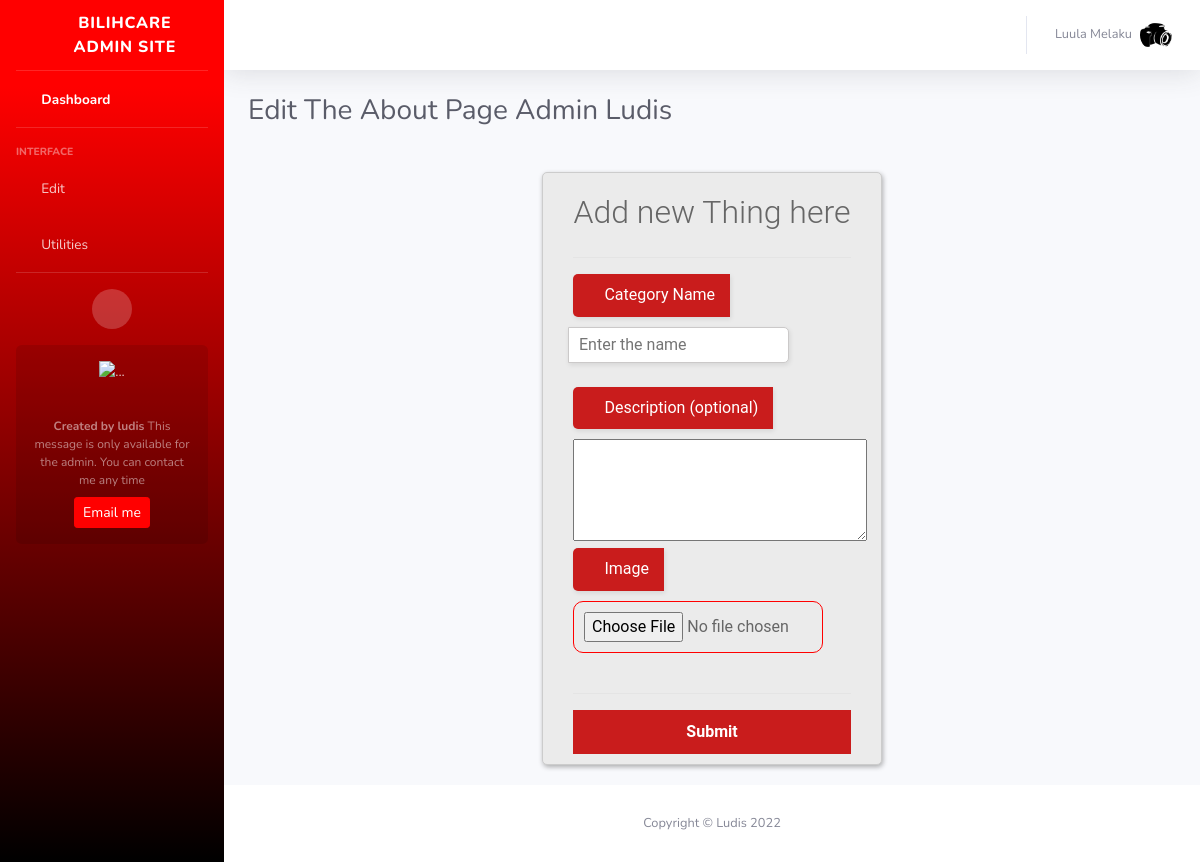
Page /admin-page/new (signed in) on the committed database.
### repair/models.py (models this page shows, shortened)
class Webpack(models.Model):
    name = models.CharField(max_length=255,null=True,blank=True)
    icon = models.ImageField(null=True)
    email = models.EmailField(null=True,blank=True)
    tiktok = models.CharField(max_length=2555,null=True,blank=True)
    instagram = models.CharField(max_length=2555,null=True,blank=True)
    facebook = models.CharField(max_length=2555,null=True,blank=True)
    telegram = models.CharField(max_length=2555,null=True,blank=True)
    whatsup = models.CharField(max_length=2555,null=True,blank=True)
    youtube = models.CharField(max_length=2555,null=True,blank=True)
    twitter = models.CharField(max_length=2555,null=True,blank=True)
    address = models.CharField(max_length=255,null=True,blank=True)
    phone = models.CharField(max_length=255,null=True,blank=True)

class Profile(models.Model):
    user = models.OneToOneField(User,null=True,on_delete=models.CASCADE)
    phone = models.CharField(max_length=255,null=True,blank=True)
    profile_pic = models.ImageField(null=True,blank=True,upload_to="media/upload")
    is_manager = models.BooleanField(default=False)

### repair/views.py (the view, shortened to what this page needs)
# urls.py: path('admin-page/new',views.new, name='new'),
@login_required(login_url='login')
def new(request):
    User = request.user
    web = Webpack.objects.get(id=1)
    ab = New.objects.all()
    pp = Profile.objects.get(user=User.id)
    prob = Model.objects.all()
    context = {
        'web':web,
        'prob':prob,
        'User':User,
        'ab':ab,
        'pp':pp,
    }
    return render(request,"admin-page/new.html",context)

### repair/templates/admin-page/new.html (shortened to what this page needs)
{% extends 'admin-page/base.html' %}
{% block main %}
 <div class="d-sm-flex align-items-center justify-content-between mb-4">
    <h1 class="h3 mb-0 text-gray-800">Edit The About Page Admin {{User.username}}</h1>
</div>
<div id="main-container">
  <div class="elts">
    <div class="main-block">
      <h1>Add new Thing here</h1>
      <form method="POST" enctype="multipart/form-data">
        <hr>
        <label id="icon" for="name"><i class="fas fa-pen"></i> Category Name</label>
        <input type="text" style="margin-top: 10px;" name="one" id="name" placeholder="Enter the name" required/><br><br>
        <label id="icon" for="name"><i class="fas fa-file"></i> Description (optional)</label>
        <textarea name="two" id="" style="margin-top: 10px;" cols="30" rows="4"></textarea>
        <label id="icon" for="name"><i class="fas fa-image"></i> Image</label>
        <input type="file" style="margin-top: 10px;" name="three" id="name" placeholder="Enter the name" required/><br><br>
        <hr>
        <div class="btn-block">
          <button type="submit" name="add">Submit</button>
        </div>
      </form>
    </div>
  </div>
</div>
{% endblock %}

### repair/templates/admin-page/base.html (shortened to what this page needs)
<!DOCTYPE html>
<html lang="en">
<head>
    <link href="/static/admin-page/vendor/fontawesome-free/css/all.min.css" rel="stylesheet" type="text/css">
        <link rel="stylesheet" type="text/css" href="/static/css/css/loader.css">
    <link href="/static/admin-page/css/sb-admin-2.css" rel="stylesheet">
</head>
<body id="page-top">
    <div id="wrapper">
        <ul class="navbar-nav bg-gradient-primary sidebar sidebar-dark accordion" id="accordionSidebar">
            <a class="sidebar-brand d-flex align-items-center justify-content-center" href="{%url 'repair:admin'%}">
                <div class="sidebar-brand-icon rotate-n-15">
                    <i class="fas fa-laugh-wink"></i>
                </div>
                <div class="sidebar-brand-text mx-3">{{web.name}} Admin site</div>
            </a>
            <hr class="sidebar-divider my-0">
            <li class="nav-item active">
                <a class="nav-link" href="{%url 'repair:admin'%}">
                    <i class="fas fa-fw fa-tachometer-alt"></i>
                    <span>Dashboard</span></a>
            </li>
            <hr class="sidebar-divider">
            <div class="sidebar-heading">
                Interface
            </div>
            <li class="nav-item">
                <a class="nav-link collapsed" href="#" data-toggle="collapse" data-target="#collapseTwo"
                    aria-expanded="true" aria-controls="collapseTwo">
                    <i class="fas fa-fw fa-cog"></i>
                    <span>Edit</span>
                </a>
            </li>
            <li class="nav-item">
                <a class="nav-link collapsed" href="#" data-toggle="collapse" data-target="#collapseUtilities"
                    aria-expanded="true" aria-controls="collapseUtilities">
                    <i class="fas fa-fw fa-wrench"></i>
                    <span>Utilities</span>
                </a>
            </li>
            <hr class="sidebar-divider d-none d-md-block">
            <div class="text-center d-none d-md-inline">
                <button class="rounded-circle border-0" id="sidebarToggle"></button>
            </div>
            <div class="sidebar-card d-none d-lg-flex">
                <img class="sidebar-card-illustration mb-2" src="/static/admin-page/img/undraw_rocket.svg" alt="...">
                <p class="text-center mb-2"><strong>Created by ludis</strong> This message is only available for the admin. You can contact me any time</p>
                <a class="btn btn-success btn-sm" href="mailto:leulsegedmelaku1020@gmail.com">Email me</a>
            </div>
        </ul>
        <div id="content-wrapper" class="d-flex flex-column">
            <div id="content">
                <nav class="navbar navbar-expand navbar-light bg-white topbar mb-4 static-top shadow">
                    <ul class="navbar-nav ml-auto">
                        <li class="nav-item dropdown no-arrow">
                            <a class="nav-link dropdown-toggle" href="#" id="userDropdown" role="button"
                                data-toggle="dropdown" aria-haspopup="true" aria-expanded="false">
                                <span class="mr-2 d-none d-lg-inline text-gray-600 small">
                                    {% if User.first_name %}
                                    {{User.first_name}} {{User.last_name}}
                                    {% else %}
                                    {{User.username}}
                                    {% endif %}
                                </span>
                                {% if pp.profile_pic %}
                                <img class="img-profile rounded-circle"
                                    src="{{pp.profile_pic.url}}">
                                {% else %}
                                <img src="/static/images/undraw_pic_profile_re_7g2h.svg" class="img-profile rounded-circle">
                                {% endif %}
                            </a>
                        </li>
                    </ul>
                </nav>
                <div class="container-fluid">
{% block main %}
{% endblock %}
                </div>
            </div>
            <footer class="sticky-footer bg-white">
                <div class="container my-auto">
                    <div class="copyright text-center my-auto">
                        <span>Copyright &copy; Ludis 2022</span>
                    </div>
                </div>
            </footer>
        </div>
    </div>
</body>
</html>

### repair/templates/admin-page/base.html (style rules this page uses)
.main-block div,.main-block h1,.main-block form,.main-block input,.main-block p { padding: 0; margin: 0; outline: none; font-family: Roboto, Arial, sans-serif; font-size: 16px; color: #666; }
.main-block input,#main-block textarea { padding: 10px; border-radius: 10px; margin-top: 10px; border: 1px solid red; max-width: 250px; }
.main-block h1 { padding: 10px 0; font-size: 32px; font-weight: 300; text-align: center; }
.main-block hr { color: #a9a9a9; opacity: 0.3; }
.main-block { max-width: 340px; min-height: 460px; padding: 10px 0; margin: auto; border-radius: 5px; border: solid 1px #ccc; box-shadow: 1px 2px 5px rgba(0,0,0,.31); background: #ebebeb; }
.main-block form { margin: 0 30px; }
.main-block label#icon { margin: 0; border-radius: 5px 0 0 5px; }
input[type=text], input[type=password] { width: calc(100% - 57px); height: 36px; margin: 13px 0 0 -5px; padding-left: 10px; border-radius: 0 5px 5px 0; border: solid 1px #cbc9c9; box-shadow: 1px 2px 5px rgba(0,0,0,.09); background: #fff; }
.main-block #icon { display: inline-block; padding: 9.3px 15px; box-shadow: 1px 2px 5px rgba(0,0,0,.09); background: #c91c1c; color: #fff; text-align: center; }
.main-block .btn-block { margin-top: 10px; text-align: center; }
button { width: 100%; padding: 10px 0; margin: 10px auto; border-radius: 5px; border: none; background: #c91c1c; font-size: 14px; font-weight: 600; color: #fff; }
#main-container { display: flex; justify-content: center; align-items: center; flex-wrap: wrap; }
#main-container .elts { margin: 20px; }

### rows in the picture
Webpack: name "BILIHCARE"
Profile: profile_pic (picture)

### other values in the picture
{{ User.first_name }} "Luula"
{{ User.last_name }} "Melaku"
{{ User.username }} "Ludis"
